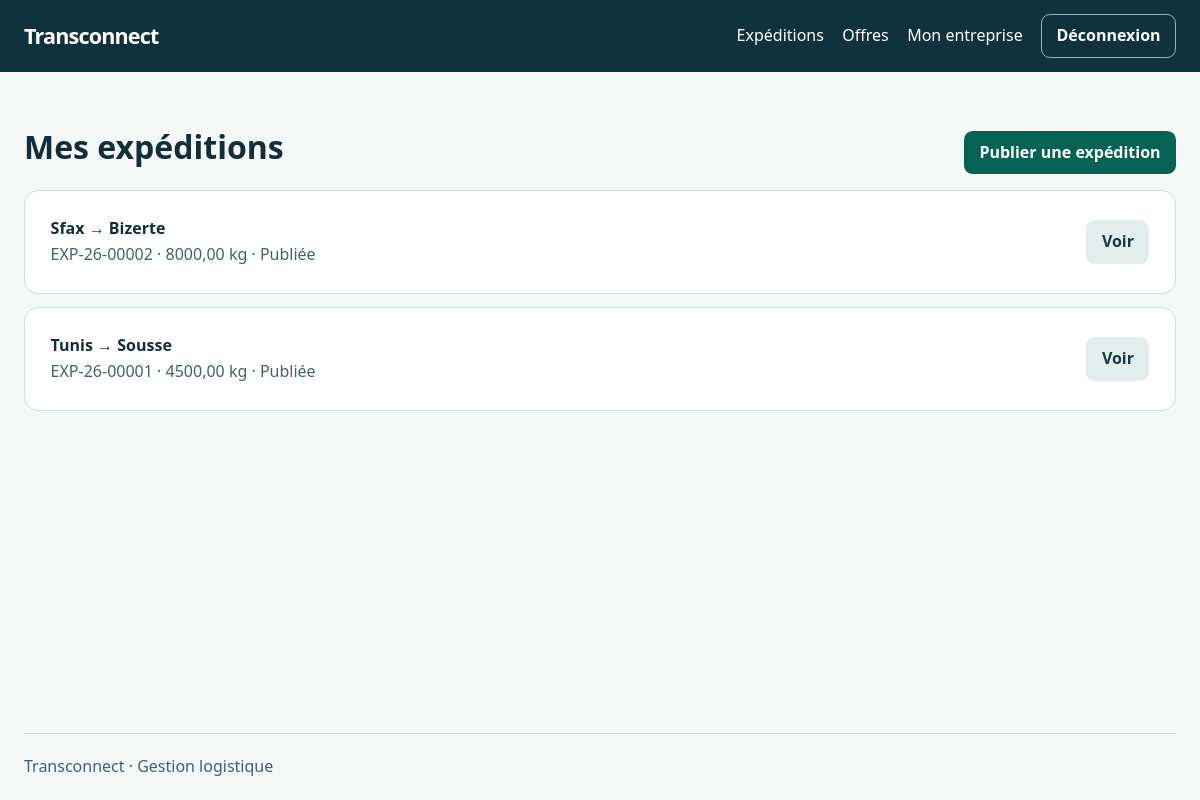
Before: /expedition/list/ (signed in) with the older database file.
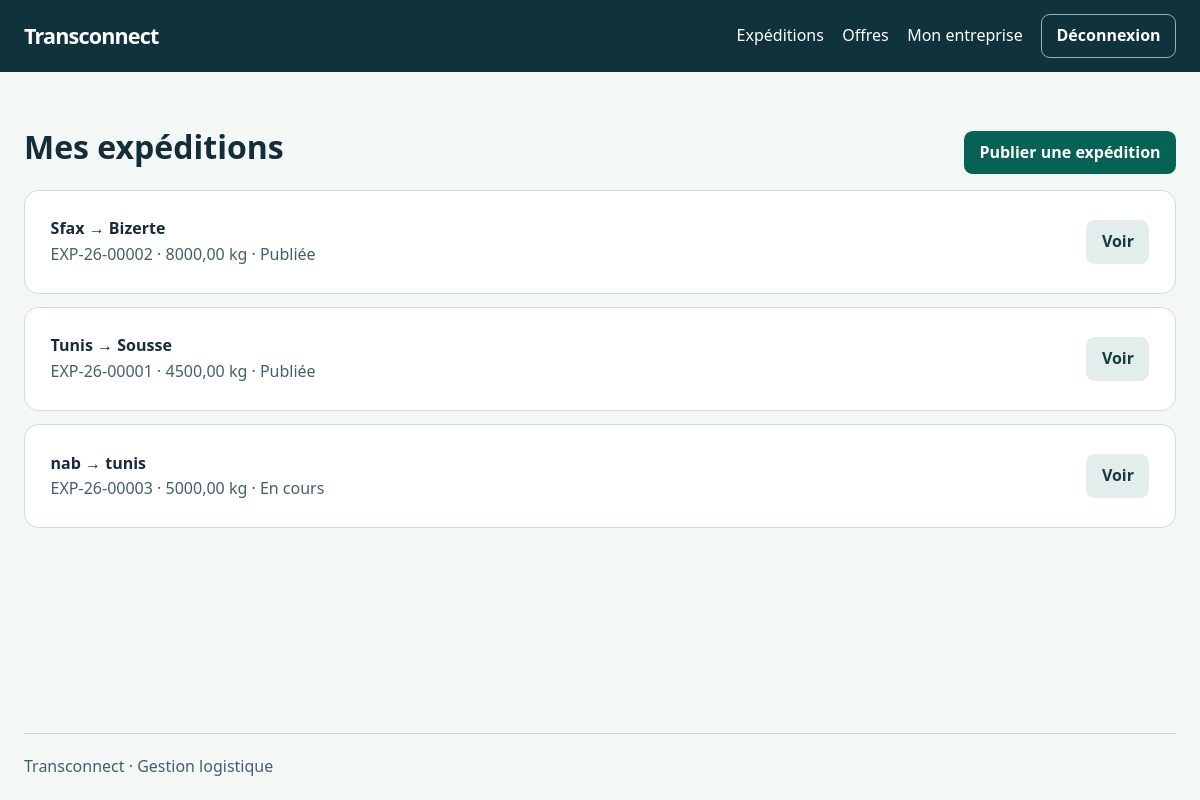
After: the same page with the newer database file.
### ExpeditionApp/models.py (models this page shows, shortened)
class Expedition(models.Model):
    STATUT_CHOICES = [
        ('publiee', 'Publiée'),
        ('attribuee', 'Attribuée'),
        ('en_cours', 'En cours'),
        ('livree', 'Livrée'),
        ('annulee', 'Annulée'),
    ]
    reference = models.CharField(
        max_length=100,
        unique=True,
        validators=[reference_validator]
    )
    ville_depart = models.CharField(max_length=100)
    ville_arrivee = models.CharField(max_length=100)
    poids_kg = models.DecimalField(
        max_digits=10,
        decimal_places=2,
        default=Decimal('100.00'),
        validators=[MinValueValidator(Decimal('0.01'), "Le poids doit être strictement positif.")]
    )
    date_souhaitee = models.DateField(null=True, blank=True)
    description = models.TextField(blank=True, default='')
    statut = models.CharField(
        max_length=20,
        choices=STATUT_CHOICES,
        default='publiee'
    )
    entreprise = models.ForeignKey(
        'EntrepriseApp.Entreprise',
        on_delete=models.CASCADE,
        related_name='expeditions'
    )
    created_at = models.DateTimeField(auto_now_add=True)
    updated_at = models.DateTimeField(auto_now=True)
    @property
    def poids(self):
        return self.poids_kg
    @poids.setter
    def poids(self, value):
        self.poids_kg = value
    @property
    def status(self):
        return self.statut

### ExpeditionApp/views.py (the view)
# urls.py: path('list/', ExpeditionListView.as_view(), name='list_expeditions'),
class ExpeditionListView(ExpeditionReadMixin, ListView):
    template_name = 'expedition/list.html'
    context_object_name = 'liste'
    def get_queryset(self):
        return super().get_queryset().order_by('date_souhaitee', 'pk')

### ExpeditionApp/views.py (called while the page is built)
    def get_queryset(self):
        offers = Offre.objects.filter(expedition_id=OuterRef('pk'))
        expeditions = Expedition.objects.select_related('entreprise').annotate(has_offers=Exists(offers))
        if self.company.type_entreprise == 'chargeur':
            return expeditions.filter(entreprise=self.company)
        sent_offers = offers.filter(transporteur=self.company)
        return expeditions.filter(Q(statut='publiee') | Exists(sent_offers))

### config/access.py (called while the page is built)
def company_for(user):
    company = getattr(user, 'entreprise', None)
    if company and company.type_entreprise == user.role:
        return company
    return None

    def dispatch(self, request, *args, **kwargs):
        if not request.user.is_authenticated:
            return self.handle_no_permission()
        if request.user.role not in self.roles:
            raise PermissionDenied
        self.company = company_for(request.user)
        if self.require_company and not self.company:
            if request.method in ('GET', 'HEAD') and not hasattr(request.user, 'entreprise'):
                return redirect('entreprise_create')
            raise PermissionDenied
        return super().dispatch(request, *args, **kwargs)

### templates/expedition/list.html (shortened to what this page needs)
{% extends 'base.html' %}
{% block content %}
<div class="page-head">
    <h1>{% if user.role == 'chargeur' %}Mes expéditions{% else %}Expéditions{% endif %}</h1>
    {% if user.role == 'chargeur' %}<a class="button" href="{% url 'createview_expedition' %}">Publier une expédition</a>{% endif %}
</div>
{% for expedition in liste %}
<article class="row">
    <div><strong>{{ expedition.ville_depart }} → {{ expedition.ville_arrivee }}</strong><br>
    <span class="muted">{{ expedition.reference }} · {{ expedition.poids_kg }} kg · {{ expedition.get_statut_display }}</span></div>
    <a class="button secondary" href="{% url 'detailview_expedition' expedition.pk %}">Voir</a>
</article>
{% empty %}<p class="panel">Aucune expédition à afficher.</p>{% endfor %}
{% endblock %}

### templates/base.html (shortened to what this page needs)
{% load static %}
<!doctype html>
<html lang="fr">
<head>
    <link rel="stylesheet" href="{% static 'logistique/site.css' %}">
</head>
<body>
<header class="topbar">
    <nav class="shell navigation" aria-label="Navigation principale">
        <a class="brand" href="{% url 'home' %}">Transconnect</a>
        <div class="nav-links">
            {% if user.is_authenticated %}
                {% if user.role == 'chargeur' or user.role == 'transporteur' %}
                    <a href="{% url 'expedition_home' %}">Expéditions</a>
                    <a href="{% url 'offre_list' %}">Offres</a>
                    <a href="{% url 'entreprise_list' %}">Mon entreprise</a>
                {% endif %}
                <form method="post" action="{% url 'logout' %}">{% csrf_token %}<button class="button outline" type="submit">Déconnexion</button></form>
            {% else %}
                <a href="{% url 'login' %}">Connexion</a>
                <a class="button" href="{% url 'register' %}">Inscription</a>
            {% endif %}
        </div>
    </nav>
</header>
<main class="shell content">
    {% block content %}{% endblock %}
</main>
<footer class="shell footer">Transconnect · Gestion logistique</footer>
</body>
</html>

### EntrepriseApp/static/logistique/site.css (style rules this page uses)
:root { color-scheme: light; font: 100% / 1.6 system-ui, sans-serif; color: #142d38; background: #f3f7f6; }
* { box-sizing: border-box; }
body { margin: 0; min-height: 100vh; display: flex; flex-direction: column; }
.shell { width: min(72rem, calc(100% - 2rem)); margin-inline: auto; }
.topbar { background: #10323c; color: white; }
.navigation, .nav-links, .page-head, .row, .actions { display: flex; flex-wrap: wrap; align-items: center; gap: .8rem; }
.navigation, .page-head, .row { justify-content: space-between; }
.navigation { min-height: 4.5rem; padding-block: .75rem; }
.navigation a { color: inherit; }
.brand { font-weight: 800; font-size: 1.35rem; text-decoration: none; letter-spacing: -.04em; }
.nav-links { gap: .75rem 1.15rem; }
.nav-links > a:not(.button) { text-decoration: none; }
.content { flex: 1; padding-block: clamp(1.5rem, 5vw, 3.5rem); }
.footer { padding-block: 1.25rem; border-top: 1px solid #cbd8d8; color: #43616b; }
h1, h2 { line-height: 1.2; margin: 0 0 .65rem; }
a { color: #075a4e; }
.button { display: inline-flex; align-items: center; justify-content: center; padding: .5rem .9rem; border: 1px solid transparent; border-radius: .55rem; background: #066254; color: white; text-decoration: none; cursor: pointer; font: inherit; font-weight: 650; }
.button.secondary { background: #e3eeec; color: #163b40; }
.button.outline { background: transparent; border-color: #96b4b8; }
.panel, .row { background: white; border: 1px solid #cfdddc; border-radius: .9rem; padding: clamp(1rem, 3vw, 1.6rem); }
.row, .page-head { margin-bottom: .8rem; }
.muted { color: #43616b; }

Changed rows visible on the page:
added Expedition: ville_depart "nab", ville_arrivee "tunis", reference "EXP-26-00003", poids_kg "5000,00", statut "En cours"
